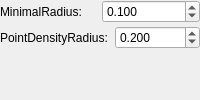
         <widget class="QWidget" name="SC3D">
          <layout class="QVBoxLayout" name="verticalLayout_12">
           <property name="spacing">
            <number>3</number>
           </property>
           <property name="leftMargin">
            <number>0</number>
           </property>
           <property name="topMargin">
            <number>0</number>
           </property>
           <property name="rightMargin">
            <number>0</number>
           </property>
           <property name="bottomMargin">
            <number>9</number>
           </property>
           <item>
            <layout class="QHBoxLayout" name="horizontalLayout_28">
             <item>
              <widget class="QLabel" name="label_27">
               <property name="text">
                <string>MinimalRadius: </string>
               </property>
              </widget>
             </item>
             <item>
              <widget class="QDoubleSpinBox" name="dspin_min_r">
               <property name="decimals">
                <number>3</number>
               </property>
               <property name="maximum">
                <double>99999.000000000000000</double>
               </property>
               <property name="value">
                <double>0.100000000000000</double>
               </property>
              </widget>
             </item>
            </layout>
           </item>
           <item>
            <layout class="QHBoxLayout" name="horizontalLayout_29">
             <item>
              <widget class="QLabel" name="label_28">
               <property name="text">
                <string>PointDensityRadius: </string>
               </property>
              </widget>
             </item>
             <item>
              <widget class="QDoubleSpinBox" name="dspin_r2">
               <property name="decimals">
                <number>3</number>
               </property>
               <property name="maximum">
                <double>99999.000000000000000</double>
               </property>
               <property name="value">
                <double>0.200000000000000</double>
               </property>
              </widget>
             </item>
            </layout>
           </item>
           <item>
            <spacer name="verticalSpacer_6">
             <property name="orientation">
              <enum>Qt::Vertical</enum>
             </property>
             <property name="sizeHint" stdset="0">
              <size>
               <width>20</width>
               <height>40</height>
              </size>
             </property>
            </spacer>
           </item>
          </layout>
         </widget>
